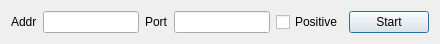
<?xml version="1.0" encoding="UTF-8"?>
<ui version="4.0">
 <class>DialogNetP2P</class>
 <widget class="QDialog" name="DialogNetP2P">
  <property name="geometry">
   <rect>
    <x>0</x>
    <y>0</y>
    <width>440</width>
    <height>44</height>
   </rect>
  </property>
  <property name="windowTitle">
   <string>DialogNetP2P</string>
  </property>
  <layout class="QHBoxLayout" name="horizontalLayout">
   <item>
    <layout class="QHBoxLayout" name="horizontalLayout_4">
     <item>
      <widget class="QLabel" name="label_3">
       <property name="text">
        <string>Addr</string>
       </property>
      </widget>
     </item>
     <item>
      <widget class="QLineEdit" name="lineEdit_listenerAddr"/>
     </item>
     <item>
      <widget class="QLabel" name="label_4">
       <property name="text">
        <string>Port</string>
       </property>
      </widget>
     </item>
     <item>
      <widget class="QLineEdit" name="lineEdit_listenerPort"/>
     </item>
     <item>
      <widget class="QCheckBox" name="checkBox_listener_positive">
       <property name="text">
        <string>Positive</string>
       </property>
      </widget>
     </item>
     <item>
      <widget class="QPushButton" name="pushButton_listerner_start">
       <property name="text">
        <string>Start</string>
       </property>
       <property name="icon">
        <iconset resource="resource.qrc">
         <normaloff>:/icons/Resources/3floppy_mount-2.png</normaloff>:/icons/Resources/3floppy_mount-2.png</iconset>
       </property>
      </widget>
     </item>
    </layout>
   </item>
  </layout>
 </widget>
 <layoutdefault spacing="6" margin="11"/>
 <resources>
  <include location="resource.qrc"/>
 </resources>
 <connections/>
</ui>
